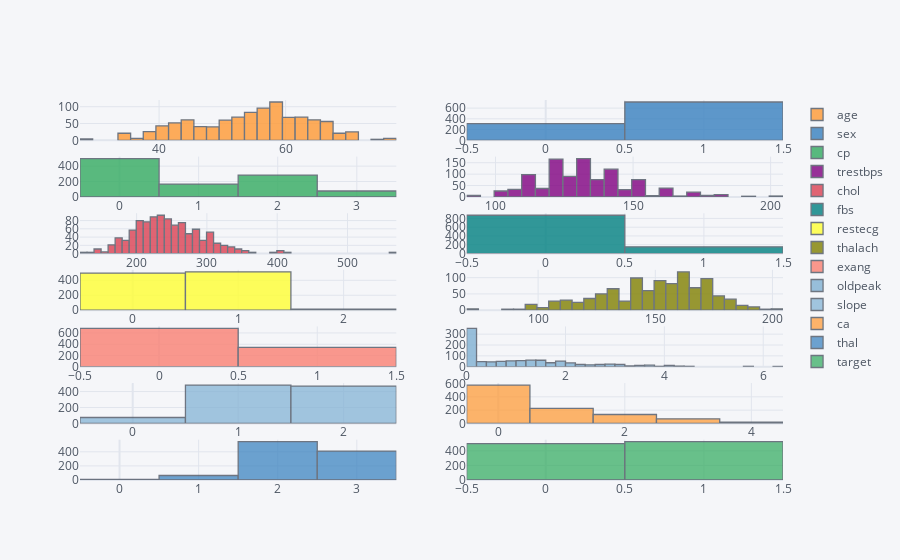

This figure's notebook cell:
### Code cell
df.iplot(kind='hist',subplots=True)
plt.figure(figsize=(20,20))

### Figure 1 — Plotly figure (JSON) as saved in the notebook; plotly's stock layout.template omitted (floating-point values rounded to 4 significant figures; data arrays with more than 128 entries replaced by an {"elided": "..."} marker saying what was removed)
{"data": [{"histfunc": "count", "histnorm": "", "marker": {"color": "rgba(255, 153, 51, 1.0)", "line": {"color": "#4D5663", "width": 1.3}}, "name": "age", "opacity": 0.8, "orientation": "v", "type": "histogram", "x": {"elided": "1025 int values"}, "xaxis": "x", "yaxis": "y"}, {"histfunc": "count", "histnorm": "", "marker": {"color": "rgba(55, 128, 191, 1.0)", "line": {"color": "#4D5663", "width": 1.3}}, "name": "sex", "opacity": 0.8, "orientation": "v", "type": "histogram", "x": {"elided": "1025 int values"}, "xaxis": "x2", "yaxis": "y2"}, {"histfunc": "count", "histnorm": "", "marker": {"color": "rgba(50, 171, 96, 1.0)", "line": {"color": "#4D5663", "width": 1.3}}, "name": "cp", "opacity": 0.8, "orientation": "v", "type": "histogram", "x": {"elided": "1025 int values"}, "xaxis": "x3", "yaxis": "y3"}, {"histfunc": "count", "histnorm": "", "marker": {"color": "rgba(128, 0, 128, 1.0)", "line": {"color": "#4D5663", "width": 1.3}}, "name": "trestbps", "opacity": 0.8, "orientation": "v", "type": "histogram", "x": {"elided": "1025 int values"}, "xaxis": "x4", "yaxis": "y4"}, {"histfunc": "count", "histnorm": "", "marker": {"color": "rgba(219, 64, 82, 1.0)", "line": {"color": "#4D5663", "width": 1.3}}, "name": "chol", "opacity": 0.8, "orientation": "v", "type": "histogram", "x": {"elided": "1025 int values"}, "xaxis": "x5", "yaxis": "y5"}, {"histfunc": "count", "histnorm": "", "marker": {"color": "rgba(0, 128, 128, 1.0)", "line": {"color": "#4D5663", "width": 1.3}}, "name": "fbs", "opacity": 0.8, "orientation": "v", "type": "histogram", "x": {"elided": "1025 int values"}, "xaxis": "x6", "yaxis": "y6"}, {"histfunc": "count", "histnorm": "", "marker": {"color": "rgba(255, 255, 51, 1.0)", "line": {"color": "#4D5663", "width": 1.3}}, "name": "restecg", "opacity": 0.8, "orientation": "v", "type": "histogram", "x": {"elided": "1025 int values"}, "xaxis": "x7", "yaxis": "y7"}, {"histfunc": "count", "histnorm": "", "marker": {"color": "rgba(128, 128, 0, 1.0)", "line": {"color": "#4D5663", "width": 1.3}}, "name": "thalach", "opacity": 0.8, "orientation": "v", "type": "histogram", "x": {"elided": "1025 int values"}, "xaxis": "x8", "yaxis": "y8"}, {"histfunc": "count", "histnorm": "", "marker": {"color": "rgba(251, 128, 114, 1.0)", "line": {"color": "#4D5663", "width": 1.3}}, "name": "exang", "opacity": 0.8, "orientation": "v", "type": "histogram", "x": {"elided": "1025 int values"}, "xaxis": "x9", "yaxis": "y9"}, {"histfunc": "count", "histnorm": "", "marker": {"color": "rgba(128, 177, 211, 1.0)", "line": {"color": "#4D5663", "width": 1.3}}, "name": "oldpeak", "opacity": 0.8, "orientation": "v", "type": "histogram", "x": {"elided": "1025 float values"}, "xaxis": "x10", "yaxis": "y10"}, {"histfunc": "count", "histnorm": "", "marker": {"color": "rgba(128, 177, 211, 0.8999999999999999)", "line": {"color": "#4D5663", "width": 1.3}}, "name": "slope", "opacity": 0.8, "orientation": "v", "type": "histogram", "x": {"elided": "1025 int values"}, "xaxis": "x11", "yaxis": "y11"}, {"histfunc": "count", "histnorm": "", "marker": {"color": "rgba(255, 153, 51, 0.8999999999999999)", "line": {"color": "#4D5663", "width": 1.3}}, "name": "ca", "opacity": 0.8, "orientation": "v", "type": "histogram", "x": {"elided": "1025 int values"}, "xaxis": "x12", "yaxis": "y12"}, {"histfunc": "count", "histnorm": "", "marker": {"color": "rgba(55, 128, 191, 0.8999999999999999)", "line": {"color": "#4D5663", "width": 1.3}}, "name": "thal", "opacity": 0.8, "orientation": "v", "type": "histogram", "x": {"elided": "1025 int values"}, "xaxis": "x13", "yaxis": "y13"}, {"histfunc": "count", "histnorm": "", "marker": {"color": "rgba(50, 171, 96, 0.8999999999999999)", "line": {"color": "#4D5663", "width": 1.3}}, "name": "target", "opacity": 0.8, "orientation": "v", "type": "histogram", "x": {"elided": "1025 int values"}, "xaxis": "x14", "yaxis": "y14"}], "layout": {"barmode": "overlay", "legend": {"bgcolor": "#F5F6F9", "font": {"color": "#4D5663"}}, "paper_bgcolor": "#F5F6F9", "plot_bgcolor": "#F5F6F9", "title": {"font": {"color": "#4D5663"}}, "xaxis": {"anchor": "y", "domain": [0, 0.45], "gridcolor": "#E1E5ED", "showgrid": true, "tickfont": {"color": "#4D5663"}, "title": {"font": {"color": "#4D5663"}, "text": ""}, "zerolinecolor": "#E1E5ED"}, "xaxis10": {"anchor": "y10", "domain": [0.55, 1], "gridcolor": "#E1E5ED", "showgrid": true, "tickfont": {"color": "#4D5663"}, "title": {"font": {"color": "#4D5663"}, "text": ""}, "zerolinecolor": "#E1E5ED"}, "xaxis11": {"anchor": "y11", "domain": [0, 0.45], "gridcolor": "#E1E5ED", "showgrid": true, "tickfont": {"color": "#4D5663"}, "title": {"font": {"color": "#4D5663"}, "text": ""}, "zerolinecolor": "#E1E5ED"}, "xaxis12": {"anchor": "y12", "domain": [0.55, 1], "gridcolor": "#E1E5ED", "showgrid": true, "tickfont": {"color": "#4D5663"}, "title": {"font": {"color": "#4D5663"}, "text": ""}, "zerolinecolor": "#E1E5ED"}, "xaxis13": {"anchor": "y13", "domain": [0, 0.45], "gridcolor": "#E1E5ED", "showgrid": true, "tickfont": {"color": "#4D5663"}, "title": {"font": {"color": "#4D5663"}, "text": ""}, "zerolinecolor": "#E1E5ED"}, "xaxis14": {"anchor": "y14", "domain": [0.55, 1], "gridcolor": "#E1E5ED", "showgrid": true, "tickfont": {"color": "#4D5663"}, "title": {"font": {"color": "#4D5663"}, "text": ""}, "zerolinecolor": "#E1E5ED"}, "xaxis2": {"anchor": "y2", "domain": [0.55, 1], "gridcolor": "#E1E5ED", "showgrid": true, "tickfont": {"color": "#4D5663"}, "title": {"font": {"color": "#4D5663"}, "text": ""}, "zerolinecolor": "#E1E5ED"}, "xaxis3": {"anchor": "y3", "domain": [0, 0.45], "gridcolor": "#E1E5ED", "showgrid": true, "tickfont": {"color": "#4D5663"}, "title": {"font": {"color": "#4D5663"}, "text": ""}, "zerolinecolor": "#E1E5ED"}, "xaxis4": {"anchor": "y4", "domain": [0.55, 1], "gridcolor": "#E1E5ED", "showgrid": true, "tickfont": {"color": "#4D5663"}, "title": {"font": {"color": "#4D5663"}, "text": ""}, "zerolinecolor": "#E1E5ED"}, "xaxis5": {"anchor": "y5", "domain": [0, 0.45], "gridcolor": "#E1E5ED", "showgrid": true, "tickfont": {"color": "#4D5663"}, "title": {"font": {"color": "#4D5663"}, "text": ""}, "zerolinecolor": "#E1E5ED"}, "xaxis6": {"anchor": "y6", "domain": [0.55, 1], "gridcolor": "#E1E5ED", "showgrid": true, "tickfont": {"color": "#4D5663"}, "title": {"font": {"color": "#4D5663"}, "text": ""}, "zerolinecolor": "#E1E5ED"}, "xaxis7": {"anchor": "y7", "domain": [0, 0.45], "gridcolor": "#E1E5ED", "showgrid": true, "tickfont": {"color": "#4D5663"}, "title": {"font": {"color": "#4D5663"}, "text": ""}, "zerolinecolor": "#E1E5ED"}, "xaxis8": {"anchor": "y8", "domain": [0.55, 1], "gridcolor": "#E1E5ED", "showgrid": true, "tickfont": {"color": "#4D5663"}, "title": {"font": {"color": "#4D5663"}, "text": ""}, "zerolinecolor": "#E1E5ED"}, "xaxis9": {"anchor": "y9", "domain": [0, 0.45], "gridcolor": "#E1E5ED", "showgrid": true, "tickfont": {"color": "#4D5663"}, "title": {"font": {"color": "#4D5663"}, "text": ""}, "zerolinecolor": "#E1E5ED"}, "yaxis": {"anchor": "x", "domain": [0.8939, 1], "gridcolor": "#E1E5ED", "showgrid": true, "tickfont": {"color": "#4D5663"}, "title": {"font": {"color": "#4D5663"}, "text": ""}, "zerolinecolor": "#E1E5ED"}, "yaxis10": {"anchor": "x10", "domain": [0.298, 0.4041], "gridcolor": "#E1E5ED", "showgrid": true, "tickfont": {"color": "#4D5663"}, "title": {"font": {"color": "#4D5663"}, "text": ""}, "zerolinecolor": "#E1E5ED"}, "yaxis11": {"anchor": "x11", "domain": [0.149, 0.2551], "gridcolor": "#E1E5ED", "showgrid": true, "tickfont": {"color": "#4D5663"}, "title": {"font": {"color": "#4D5663"}, "text": ""}, "zerolinecolor": "#E1E5ED"}, "yaxis12": {"anchor": "x12", "domain": [0.149, 0.2551], "gridcolor": "#E1E5ED", "showgrid": true, "tickfont": {"color": "#4D5663"}, "title": {"font": {"color": "#4D5663"}, "text": ""}, "zerolinecolor": "#E1E5ED"}, "yaxis13": {"anchor": "x13", "domain": [0, 0.1061], "gridcolor": "#E1E5ED", "showgrid": true, "tickfont": {"color": "#4D5663"}, "title": {"font": {"color": "#4D5663"}, "text": ""}, "zerolinecolor": "#E1E5ED"}, "yaxis14": {"anchor": "x14", "domain": [0, 0.1061], "gridcolor": "#E1E5ED", "showgrid": true, "tickfont": {"color": "#4D5663"}, "title": {"font": {"color": "#4D5663"}, "text": ""}, "zerolinecolor": "#E1E5ED"}, "yaxis2": {"anchor": "x2", "domain": [0.8939, 1], "gridcolor": "#E1E5ED", "showgrid": true, "tickfont": {"color": "#4D5663"}, "title": {"font": {"color": "#4D5663"}, "text": ""}, "zerolinecolor": "#E1E5ED"}, "yaxis3": {"anchor": "x3", "domain": [0.7449, 0.851], "gridcolor": "#E1E5ED", "showgrid": true, "tickfont": {"color": "#4D5663"}, "title": {"font": {"color": "#4D5663"}, "text": ""}, "zerolinecolor": "#E1E5ED"}, "yaxis4": {"anchor": "x4", "domain": [0.7449, 0.851], "gridcolor": "#E1E5ED", "showgrid": true, "tickfont": {"color": "#4D5663"}, "title": {"font": {"color": "#4D5663"}, "text": ""}, "zerolinecolor": "#E1E5ED"}, "yaxis5": {"anchor": "x5", "domain": [0.5959, 0.702], "gridcolor": "#E1E5ED", "showgrid": true, "tickfont": {"color": "#4D5663"}, "title": {"font": {"color": "#4D5663"}, "text": ""}, "zerolinecolor": "#E1E5ED"}, "yaxis6": {"anchor": "x6", "domain": [0.5959, 0.702], "gridcolor": "#E1E5ED", "showgrid": true, "tickfont": {"color": "#4D5663"}, "title": {"font": {"color": "#4D5663"}, "text": ""}, "zerolinecolor": "#E1E5ED"}, "yaxis7": {"anchor": "x7", "domain": [0.4469, 0.5531], "gridcolor": "#E1E5ED", "showgrid": true, "tickfont": {"color": "#4D5663"}, "title": {"font": {"color": "#4D5663"}, "text": ""}, "zerolinecolor": "#E1E5ED"}, "yaxis8": {"anchor": "x8", "domain": [0.4469, 0.5531], "gridcolor": "#E1E5ED", "showgrid": true, "tickfont": {"color": "#4D5663"}, "title": {"font": {"color": "#4D5663"}, "text": ""}, "zerolinecolor": "#E1E5ED"}, "yaxis9": {"anchor": "x9", "domain": [0.298, 0.4041], "gridcolor": "#E1E5ED", "showgrid": true, "tickfont": {"color": "#4D5663"}, "title": {"font": {"color": "#4D5663"}, "text": ""}, "zerolinecolor": "#E1E5ED"}}}
